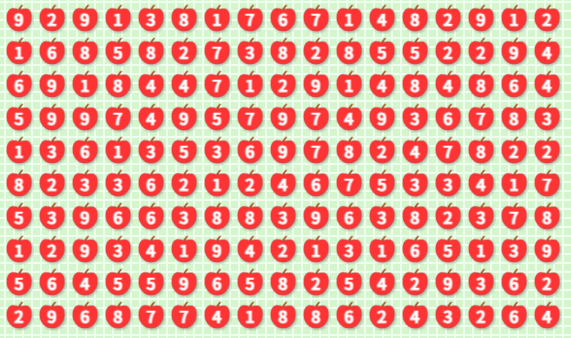
#> input picture AppleGameHelper/Images/full_image.png, 571 x 338 px
$ python extract_number.py
#> lines starting #> are read from the running program, lines starting #| are printed output that depends on the picture; after the words box and inside, x2 and y2 are one past the last pixel; in counts of white or black regions, pixels touching at a corner belong together
import cv2
import os
import numpy as np
import pytesseract
from skimage.metrics import structural_similarity as ssim

# 상대 경로 설정
BASE_DIR = os.path.dirname(os.path.dirname(os.path.abspath(__file__)))
IMAGE_DIR = os.path.join(BASE_DIR, "Images")

# 추출된 숫자 영역을 저장할 디렉토리 생성
EXTRACT_DIR = os.path.join(IMAGE_DIR, "numbers")
os.makedirs(EXTRACT_DIR, exist_ok=True)

# 이미지 경로
img_path = f"{IMAGE_DIR}/full_image.png"
img_cv = cv2.imread(img_path)  # 컬러 이미지를 그대로 로드
#> img_cv is the input picture: shape (338, 571, 3); mean B, G, R 157.2, 174.6, 230.5

# 이미지를 흑백으로 변환
img_gray = cv2.cvtColor(img_cv, cv2.COLOR_BGR2GRAY)
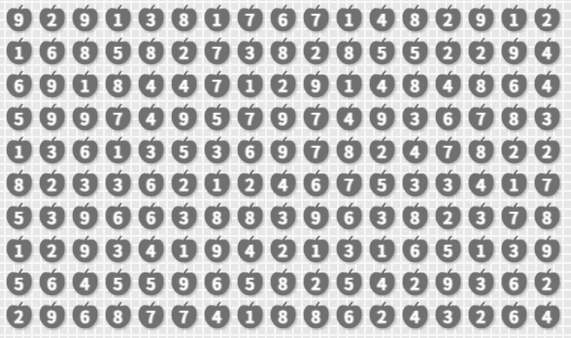
#> img_gray: shape (338, 571); min 103, max 254, mean 189.1

# 엣지 감지
img_canny = cv2.Canny(img_gray, 100, 200)
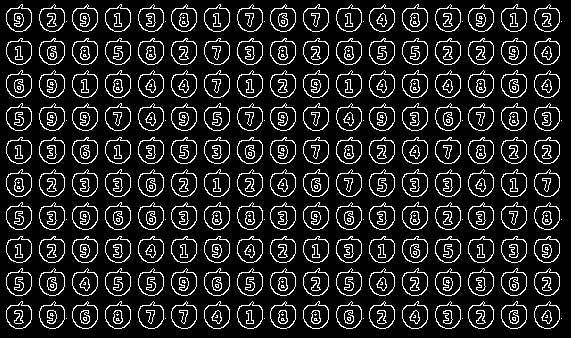
#> img_canny: shape (338, 571); 13.3% white in thin lines or dots

# 컨투어(윤곽선) 찾기
cnts, hierarchy = cv2.findContours(img_canny, cv2.RETR_TREE, cv2.CHAIN_APPROX_SIMPLE)
#> cnts = 924 contours, 272 with area under 20; largest, box (x1, y1, x2, y2) and area: (501, 268, 527, 296) 511, (402, 268, 428, 296) 511, (303, 268, 329, 296) 511, (204, 268, 230, 296) 511, (105, 268, 131, 296) 511

# 추출된 숫자 영역을 담을 배열 초기화
img_rect = img_cv.copy()
array = []

# rect_area 동적 설정
img_area = img_gray.shape[0] * img_gray.shape[1]
#> img_area = 192998

img_area_min = img_area * 0.0004
#> img_area_min = 77.2
img_area_max = img_area * 0.0008
#> img_area_max = 154.4

# 각 컨투어 처리
for cnt in cnts:
    x, y, w, h = cv2.boundingRect(cnt)
    rect_area = w * h
    aspect_ratio = float(w)/ h

    if (0.2 < aspect_ratio < 0.8) and (img_area_min < rect_area < img_area_max):
        array.append(tuple(cnt.reshape(-1)))
        cv2.rectangle(img_rect, (x, y), (x + w, y + h), (255, 0, 0), 1)
#> this loop made 924 passes
#> (x, y, w, h, rect_area, aspect_ratio) on passes 7 to 9: (534, 301, 26, 28, 728, 0.929), (534, 301, 26, 28, 728, 0.929), (541, 310, 11, 14, 154, 0.786)
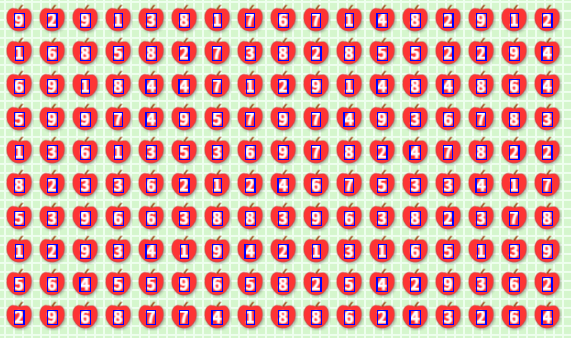
#> img_rect: shape (338, 571, 3); 4.48% of pixels changed, all inside (x1, y1, x2, y2) = (14, 13, 553, 325)
#> after the loop, array = 326 items

array = list(set(array))
print(f"array: {len(array)}, {array}")
#> (printed output is left out)


# 중복된 이미지를 확인할 set
unique_images = []
threshold = 0.9  # 유사도 threshold (0.98 이상의 유사도는 중복으로 간주)

# 첫 번째 이미지의 크기 저장 (기준 크기)
reference_size = None

# 중복 제거 및 저장
for idx, cnt in enumerate(array):
    x, y, w, h = cv2.boundingRect(np.array(cnt).reshape(-1, 1, 2))
    roi = img_cv[y-1:y + h+1, x-1:x + w+1]  # 컬러 이미지를 그대로 사용

    # 첫 번째 이미지의 크기를 기준으로 모든 이미지를 리사이즈
    if reference_size is None:
        reference_size = (w, h)  # 첫 번째 이미지의 크기 저장
    roi_resized = cv2.resize(roi, reference_size)  # 기준 크기로 리사이즈

    # 이미지에서 숫자 추출
#> (the run stopped early here; a loop or call above may not have finished)
